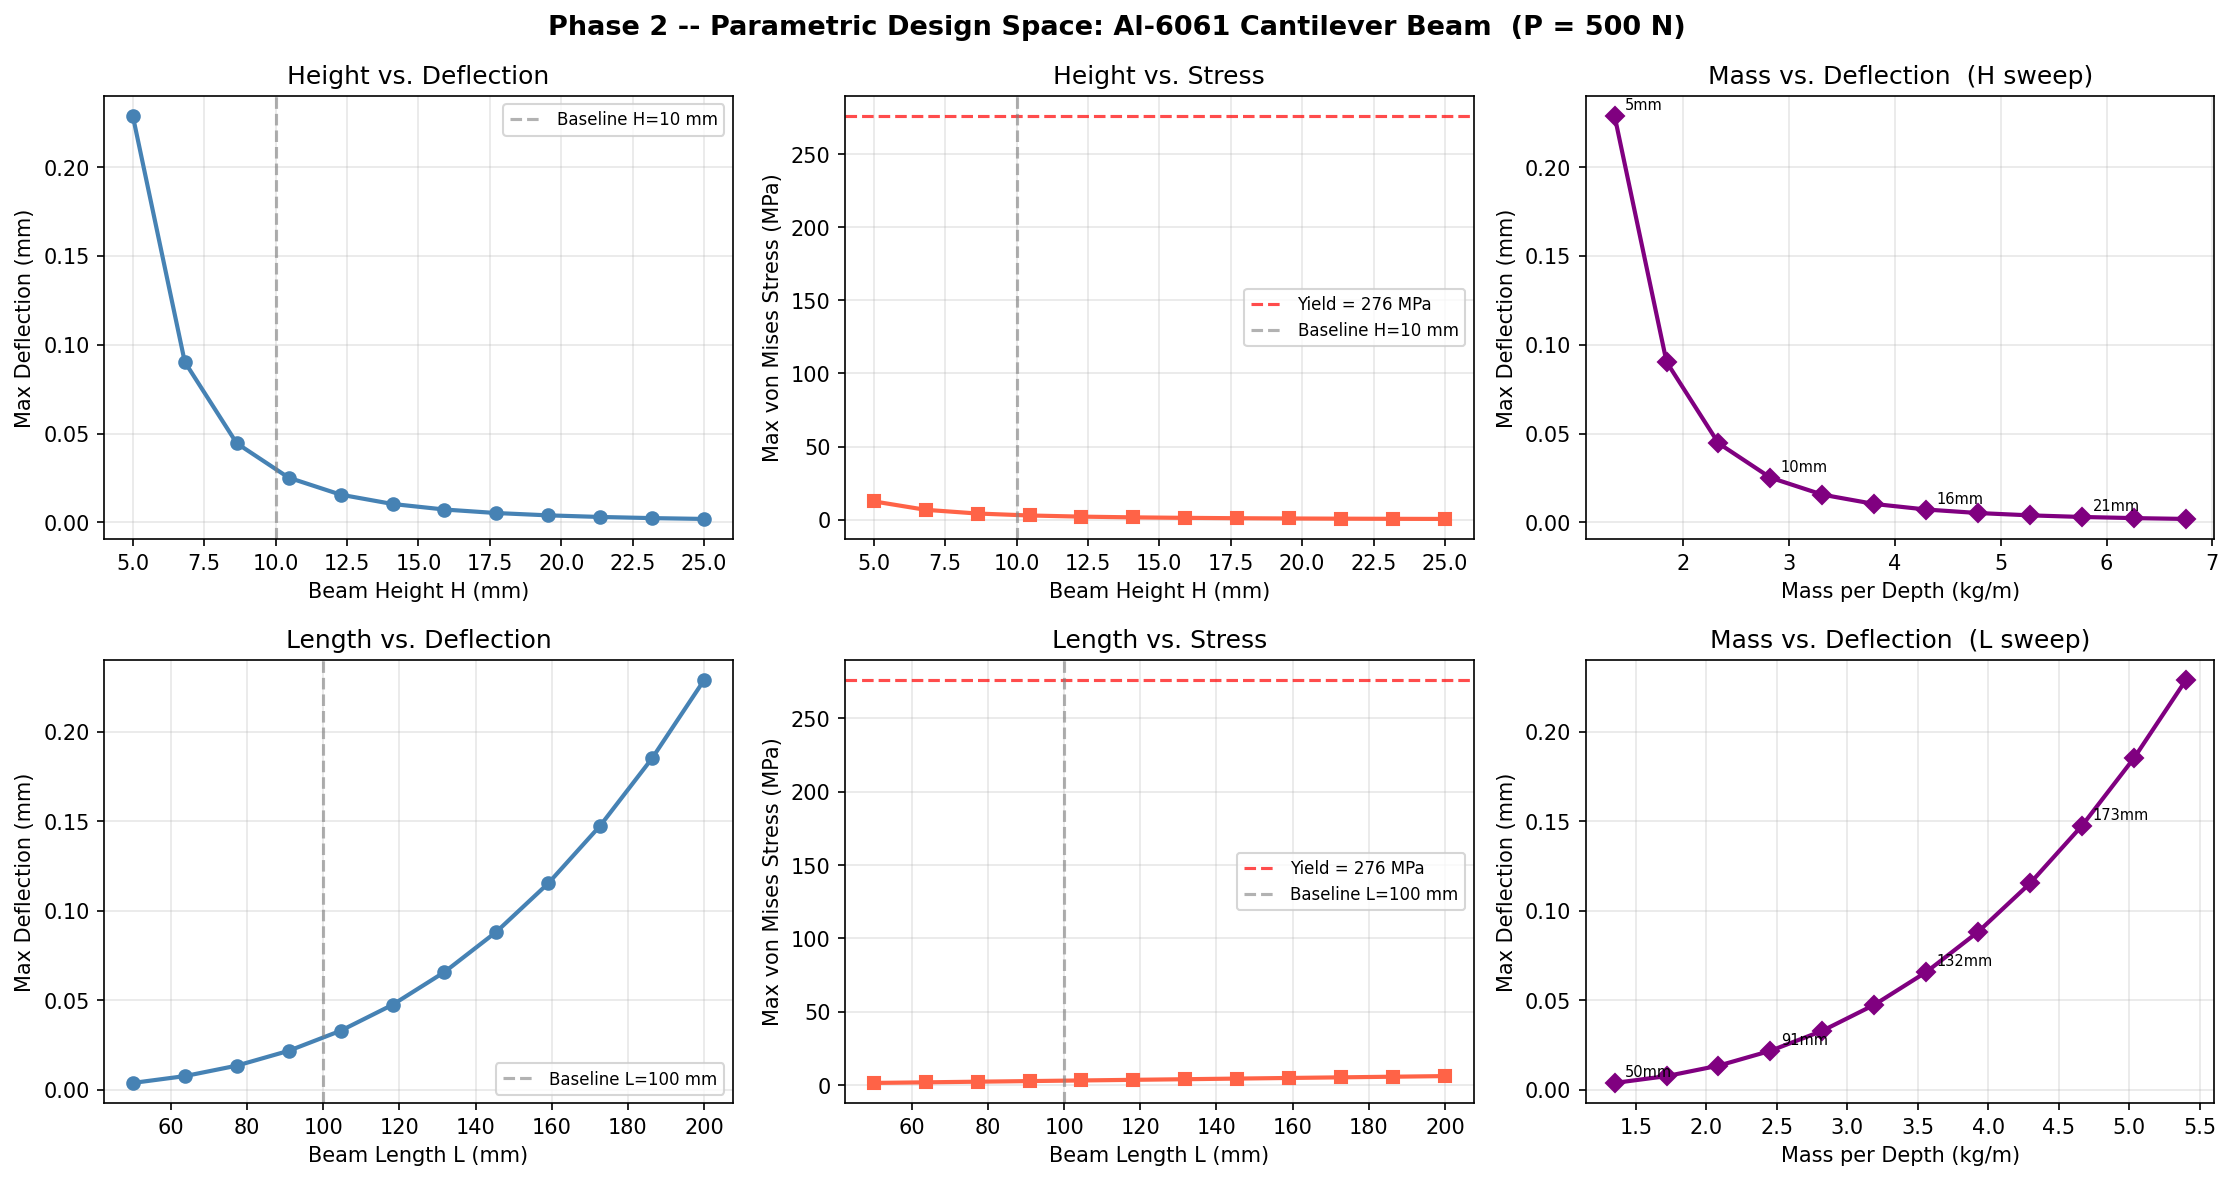

Generate this figure with Python:
"""
Phase 2 -- Parameter Sweep
===========================
Sweeps beam height H and length L to map the design space before
connecting the optimizer (Phase 3).  Validates that simulate() gives
the same result as the Phase 1 script for the base-case geometry.

Outputs
-------
param_sweep.png   -- 2x3 subplot: deflection / stress / mass-deflection tradeoff
                     for H-sweep (top row) and L-sweep (bottom row)
"""

import numpy as np
import matplotlib
matplotlib.use('Agg')
import matplotlib.pyplot as plt

from simulate import simulate, _YIELD_PA

# ── 0. Sanity check: reproduce Phase 1 result ─────────────────────────────────
BASE = {'L': 0.100, 'H': 0.010, 'load': 500.0}
r0   = simulate(BASE)

analytical_deflection = (500.0 * 0.100**3) / (3 * 70.0e9 * (0.010**3 / 12))
err_pct = abs(r0['max_deflection'] - analytical_deflection) / analytical_deflection * 100

print(f"\n{'='*55}")
print(f"  Phase 2 sanity check (matches Phase 1 base case)")
print(f"    FEA deflection : {r0['max_deflection']*1e3:.4f} mm")
print(f"    Analytical     : {analytical_deflection*1e3:.4f} mm")
print(f"    Error          : {err_pct:.2f} %")
print(f"    {'PASS' if err_pct < 2.0 else 'FAIL'} (threshold 2%)")
print(f"{'='*55}\n")

# ── 1. Height sweep: H from 5 mm to 25 mm, L = 100 mm fixed ──────────────────
H_vals = np.linspace(0.005, 0.025, 12)
defl_H, stress_H, mass_H = [], [], []

print("Sweeping H (beam height) ...")
for H in H_vals:
    r = simulate({**BASE, 'H': H})
    defl_H.append(r['max_deflection'] * 1e3)     # mm
    stress_H.append(r['max_von_mises'] / 1e6)    # MPa
    mass_H.append(r['mass_per_depth'])            # kg/m
    marker = ' <-- baseline' if abs(H - 0.010) < 1e-6 else ''
    print(f"  H={H*1e3:5.1f} mm  "
          f"defl={defl_H[-1]:7.3f} mm  "
          f"stress={stress_H[-1]:6.1f} MPa  "
          f"mass={mass_H[-1]:.4f} kg/m{marker}")

# ── 2. Length sweep: L from 50 mm to 200 mm, H = 10 mm fixed ─────────────────
L_vals = np.linspace(0.050, 0.200, 12)
defl_L, stress_L, mass_L = [], [], []

print("\nSweeping L (beam length) ...")
for L in L_vals:
    r = simulate({**BASE, 'L': L})
    defl_L.append(r['max_deflection'] * 1e3)
    stress_L.append(r['max_von_mises'] / 1e6)
    mass_L.append(r['mass_per_depth'])
    marker = ' <-- baseline' if abs(L - 0.100) < 1e-6 else ''
    print(f"  L={L*1e3:5.0f} mm  "
          f"defl={defl_L[-1]:7.3f} mm  "
          f"stress={stress_L[-1]:6.1f} MPa  "
          f"mass={mass_L[-1]:.4f} kg/m{marker}")

# ── 3. Plot ───────────────────────────────────────────────────────────────────
fig, axes = plt.subplots(2, 3, figsize=(15, 8))
fig.suptitle(
    "Phase 2 -- Parametric Design Space: Al-6061 Cantilever Beam  (P = 500 N)",
    fontsize=13, fontweight='bold'
)

H_mm = H_vals * 1e3
L_mm = L_vals * 1e3
yield_MPa = _YIELD_PA / 1e6

# --- Row 0: Height sweep ---
ax = axes[0, 0]
ax.plot(H_mm, defl_H, 'o-', color='steelblue', lw=2)
ax.axvline(10, color='grey', ls='--', alpha=0.6, label='Baseline H=10 mm')
ax.set_xlabel('Beam Height H (mm)')
ax.set_ylabel('Max Deflection (mm)')
ax.set_title('Height vs. Deflection')
ax.legend(fontsize=8)
ax.grid(alpha=0.3)

ax = axes[0, 1]
ax.plot(H_mm, stress_H, 's-', color='tomato', lw=2)
ax.axhline(yield_MPa, color='red', ls='--', alpha=0.7, label=f'Yield = {yield_MPa:.0f} MPa')
ax.axvline(10, color='grey', ls='--', alpha=0.6, label='Baseline H=10 mm')
ax.set_xlabel('Beam Height H (mm)')
ax.set_ylabel('Max von Mises Stress (MPa)')
ax.set_title('Height vs. Stress')
ax.legend(fontsize=8)
ax.grid(alpha=0.3)

ax = axes[0, 2]
ax.plot(mass_H, defl_H, 'D-', color='purple', lw=2)
# Annotate a few H values
for i, H in enumerate(H_vals):
    if i % 3 == 0:
        ax.annotate(f'{H*1e3:.0f}mm',
                    (mass_H[i], defl_H[i]),
                    textcoords='offset points', xytext=(5, 3), fontsize=7)
ax.set_xlabel('Mass per Depth (kg/m)')
ax.set_ylabel('Max Deflection (mm)')
ax.set_title('Mass vs. Deflection  (H sweep)')
ax.grid(alpha=0.3)

# --- Row 1: Length sweep ---
ax = axes[1, 0]
ax.plot(L_mm, defl_L, 'o-', color='steelblue', lw=2)
ax.axvline(100, color='grey', ls='--', alpha=0.6, label='Baseline L=100 mm')
ax.set_xlabel('Beam Length L (mm)')
ax.set_ylabel('Max Deflection (mm)')
ax.set_title('Length vs. Deflection')
ax.legend(fontsize=8)
ax.grid(alpha=0.3)

ax = axes[1, 1]
ax.plot(L_mm, stress_L, 's-', color='tomato', lw=2)
ax.axhline(yield_MPa, color='red', ls='--', alpha=0.7, label=f'Yield = {yield_MPa:.0f} MPa')
ax.axvline(100, color='grey', ls='--', alpha=0.6, label='Baseline L=100 mm')
ax.set_xlabel('Beam Length L (mm)')
ax.set_ylabel('Max von Mises Stress (MPa)')
ax.set_title('Length vs. Stress')
ax.legend(fontsize=8)
ax.grid(alpha=0.3)

ax = axes[1, 2]
ax.plot(mass_L, defl_L, 'D-', color='purple', lw=2)
for i, L in enumerate(L_vals):
    if i % 3 == 0:
        ax.annotate(f'{L*1e3:.0f}mm',
                    (mass_L[i], defl_L[i]),
                    textcoords='offset points', xytext=(5, 3), fontsize=7)
ax.set_xlabel('Mass per Depth (kg/m)')
ax.set_ylabel('Max Deflection (mm)')
ax.set_title('Mass vs. Deflection  (L sweep)')
ax.grid(alpha=0.3)

plt.tight_layout()
plt.savefig('param_sweep.png', dpi=150, bbox_inches='tight')
print(f"\nPlot saved -> param_sweep.png")
